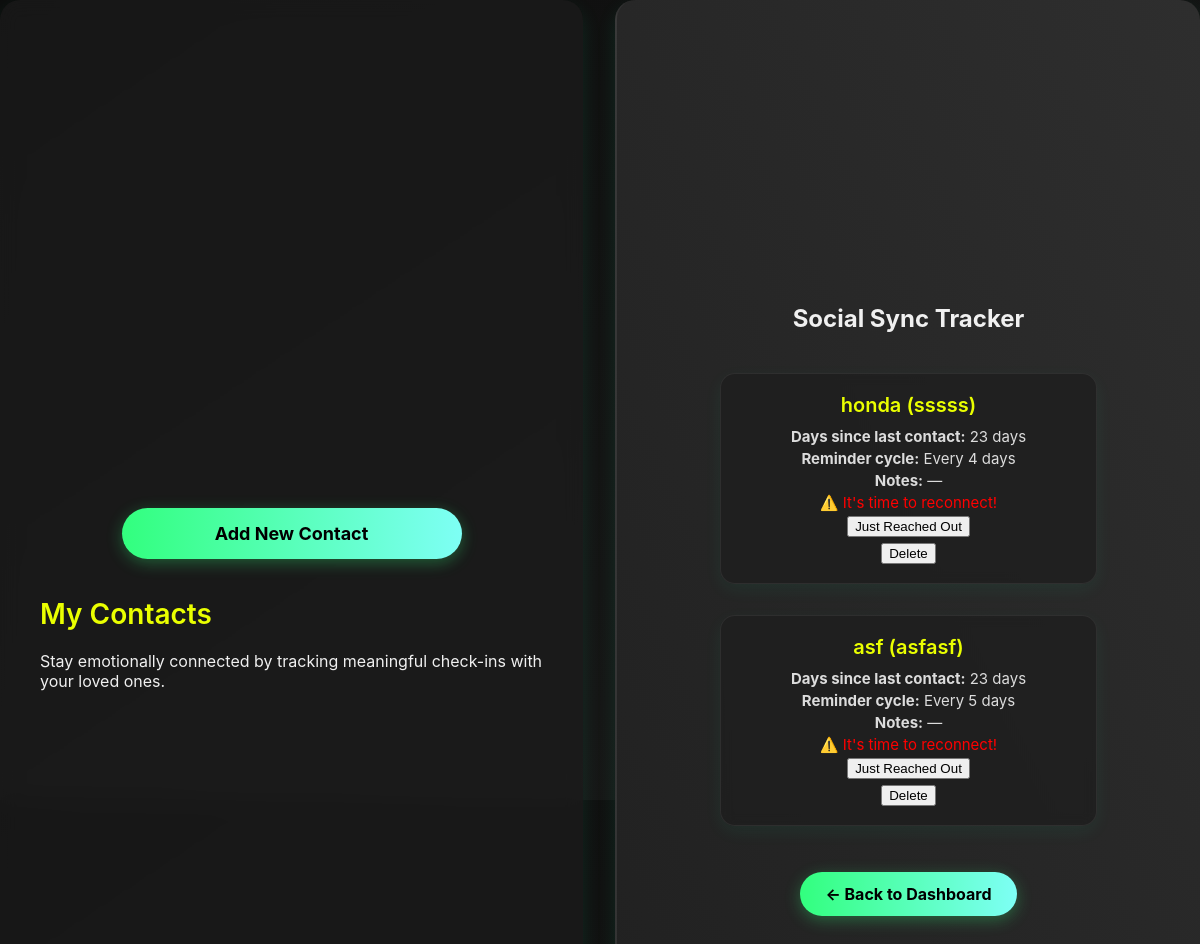
Page /social/contacts (signed in) on the committed database.
### models/social.py (models this page shows)
class SocialContact(db.Model):
    __tablename__ = 'social_contacts'
    id = db.Column(db.Integer, primary_key=True)
    user_id = db.Column(db.Integer, db.ForeignKey('user.id'), nullable=False)
    name = db.Column(db.String(100), nullable=False)
    relationship = db.Column(db.String(50))
    reminder_days = db.Column(db.Integer, default=7)  # Number of days between check-ins
    last_contacted = db.Column(db.Date, default=date.today)
    notes = db.Column(db.String(255))  # Optional notes field

### routes/social.py (the view)
@social_bp.route('/contacts')
@login_required
def view_contacts():
    contacts = SocialContact.query.filter_by(user_id=current_user.id).order_by(SocialContact.last_contacted.asc()).all()
    today = date.today()
    return render_template('social/contacts.html', contacts=contacts, today=today)

### app.py (called while the page is built)
@login_manager.user_loader
def load_user(user_id):
    return User.query.get(int(user_id))

### templates/social/contacts.html (shortened to what this page needs)
<!DOCTYPE html>
<html lang="en">
<head>
    <link rel="stylesheet" href="{{ url_for('static', filename='css/styles.css') }}">
</head>
<body>
<div class="container">
    <div class="left-panel">
        <a href="{{ url_for('social.add_contact') }}" class="dashboard-btn">Add New Contact</a>
        <div class="left-column">
            <h2>My Contacts</h2>
            <p>Stay emotionally connected by tracking meaningful check-ins with your loved ones.</p>
        </div>
    </div>
    <div class="right-panel">
        <h2>Social Sync Tracker</h2>
        {% if contacts %}
            <div class="goal-list">
                {% for c in contacts %}
                <div class="goal-card">
                    <h3>{{ c.name }} ({{ c.relationship or 'No label' }})</h3>
                    <p><strong>Days since last contact:</strong> {{ (today - c.last_contacted).days }} days</p>
                    <p><strong>Reminder cycle:</strong> Every {{ c.reminder_days }} days</p>
                    <p><strong>Notes:</strong> {{ c.notes or '—' }}</p>
                    {% if (today - c.last_contacted).days > c.reminder_days %}
                        <p style="color: red;">⚠️ It's time to reconnect!</p>
                    {% endif %}
                    <form method="POST" action="{{ url_for('social.reset_contact', id=c.id) }}">
                        <button type="submit">Just Reached Out</button>
                    </form>
                    <form method="POST" action="{{ url_for('social.delete_contact', id=c.id) }}" style="margin-top: 5px;">
                        <button type="submit" class="btn btn-danger">Delete</button>
                    </form>
                </div>
                {% endfor %}
            </div>
        {% else %}
            <p>No contacts yet. Start by <a href="{{ url_for('social.add_contact') }}">adding one</a>.</p>
        {% endif %}
        <a href="{{ url_for('main.dashboard') }}" class="back-dashboard-btn">← Back to Dashboard</a>
    </div>
</div>
</body>
</html>

### static/css/styles.css (style rules this page uses)
body { margin: 0; padding: 0; font-family: 'Inter', sans-serif; display: flex; height: 100vh; background: linear-gradient(to bottom right, #0f0f0f, #1c1c1c); color: #f0f0f0; }
.container { display: flex; width: 100vw; height: 150vh; }
.left-panel, .right-panel { flex: 1; display: flex; align-items: center; justify-content: center; flex-direction: column; padding: 40px; box-sizing: border-box; height: 150vh; backdrop-filter: blur(10px); background: rgba(30, 30, 30, 0.6); border-radius: 20px; box-shadow: 0 8px 20px rgba(0, 255, 170, 0.1); }
.left-panel { color: #f0f0f0; }
.right-panel { background: linear-gradient(to top right, #202020, #2e2e2e); color: #f0f0f0; text-align: center; border-left: 2px solid rgba(255, 255, 255, 0.05); }
.left-column h2 { font-size: 28px; font-weight: 600; margin-bottom: 20px; color: #eaff00; }
.goal-list { display: flex; flex-direction: column; gap: 15px; margin-top: 20px; }
.goal-card { width: 21rem; background: rgba(40, 40, 40, 0.7); padding: 20px; border-radius: 20px; border: 1px solid rgba(255, 255, 255, 0.06); box-shadow: 0 8px 24px rgba(0, 255, 170, 0.08); backdrop-filter: blur(8px); transition: transform 0.3s ease, box-shadow 0.3s ease; animation: fadeInCard 0.4s ease-in; }
.goal-card h3 { margin: 0 0 10px; color: #eaff00; font-size: 20px; font-weight: 600; }
.goal-card p { margin: 3px 0; color: #dcdcdc; font-size: 15px; }
.dashboard-btn { display: block; background: linear-gradient(to right, #32ff7e, #7efff5); color: black; padding: 15px 20px; margin: 15px auto; text-align: center; border-radius: 30px; width: 300px; font-size: 18px; font-family: 'Inter', sans-serif; text-decoration: none; font-weight: bold; transition: all 0.3s ease; box-shadow: 0 4px 16px rgba(50, 255, 126, 0.3); }
.container { display: flex; gap: 2rem; flex-wrap: wrap; }
.goal-card { border: 1px solid rgba(255, 255, 255, 0.07); padding: 1.2rem; margin-bottom: 1rem; border-radius: 15px; background: rgba(30, 30, 30, 0.75); box-shadow: 0 6px 18px rgba(0, 255, 170, 0.06); color: #eaff00; backdrop-filter: blur(6px); transition: transform 0.2s ease; }
.back-dashboard-btn { margin-top: 30px; display: inline-block; padding: 12px 25px; background: linear-gradient(to right, #32ff7e, #7efff5); color: #000; font-weight: bold; border-radius: 30px; text-decoration: none; font-size: 16px; transition: transform 0.3s ease, box-shadow 0.3s ease; box-shadow: 0 4px 16px rgba(50, 255, 126, 0.3); }
body { display: flex; margin: 0; background: linear-gradient(to bottom right, #0d0d0d, #1a1a1a); color: #f0f0f0; }

### rows in the picture
SocialContact: name "honda", relationship "sssss", (today-c.last_contacted).days "23", reminder_days "4", notes "—", shows "⚠️ It's time to reconnect!"
SocialContact: name "asf", relationship "asfasf", (today-c.last_contacted).days "23", reminder_days "5", notes "—", shows "⚠️ It's time to reconnect!"
